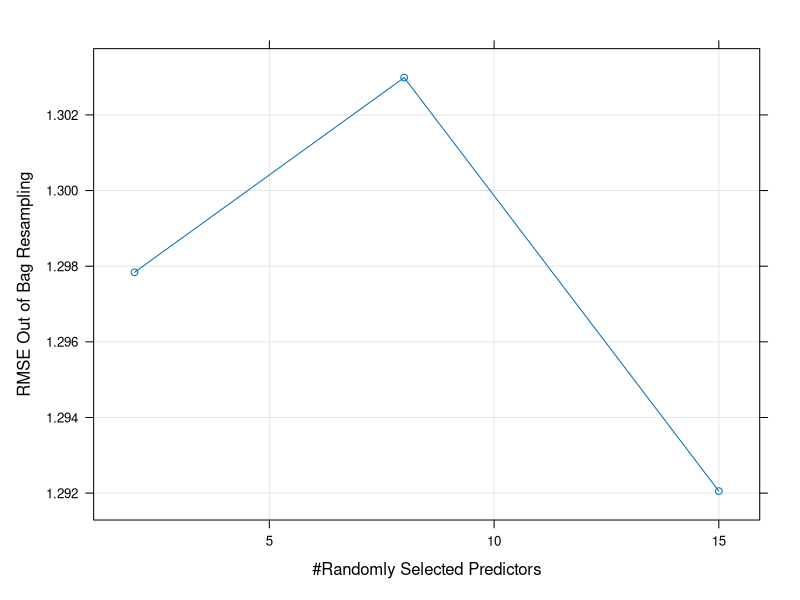
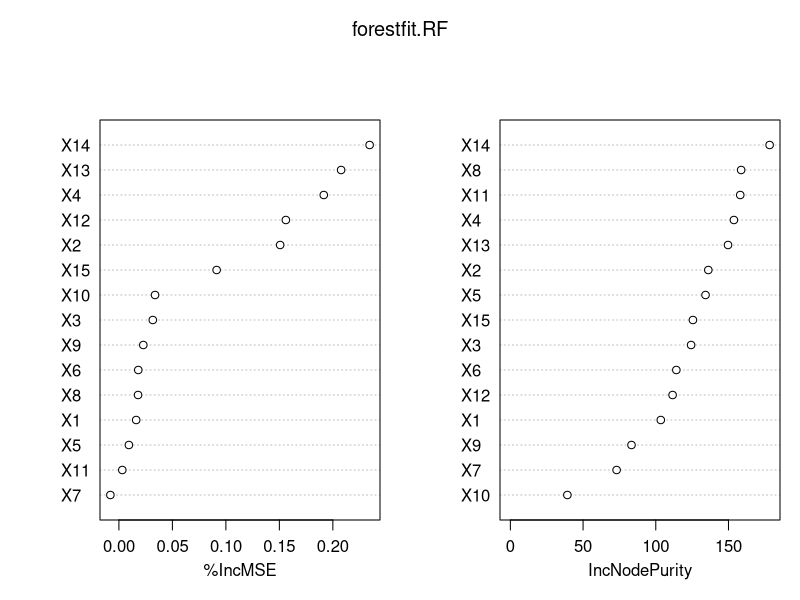
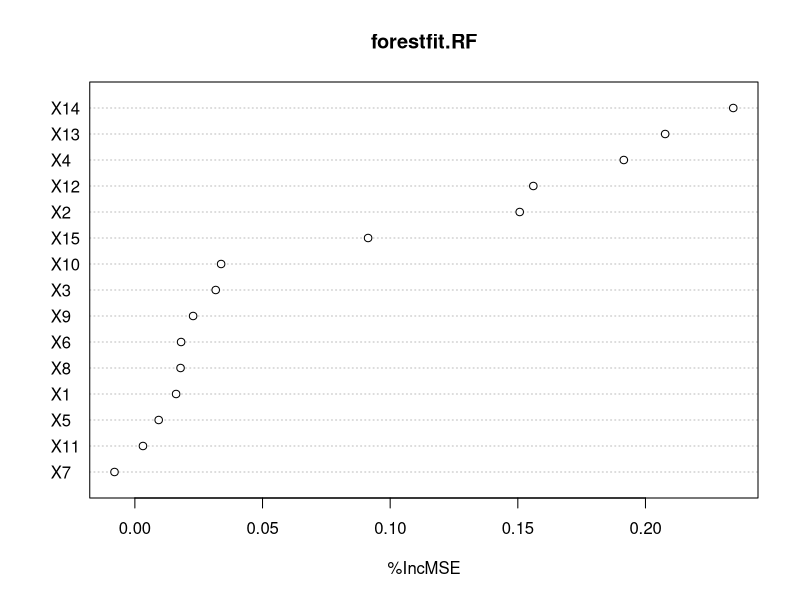
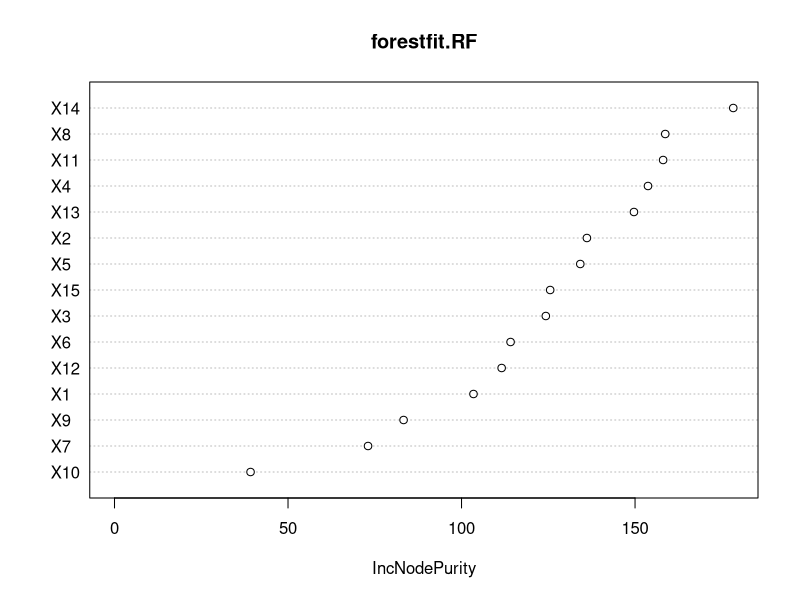
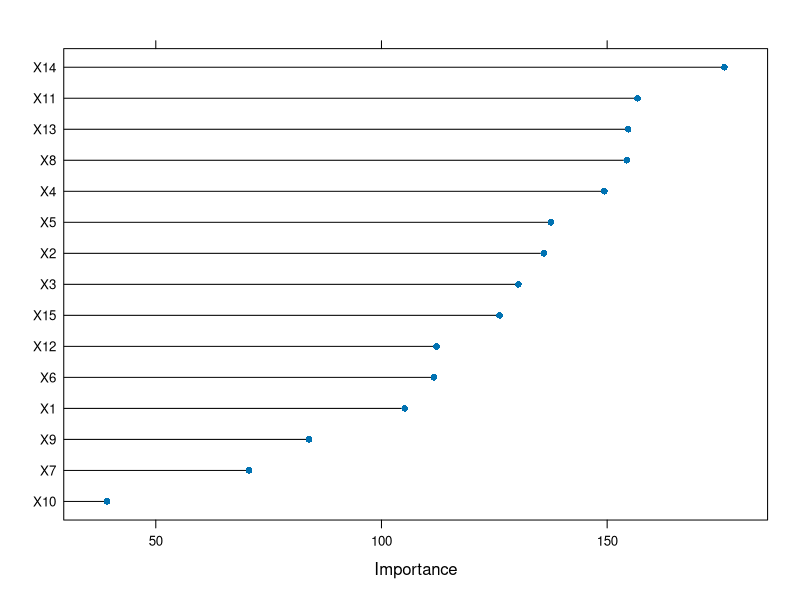
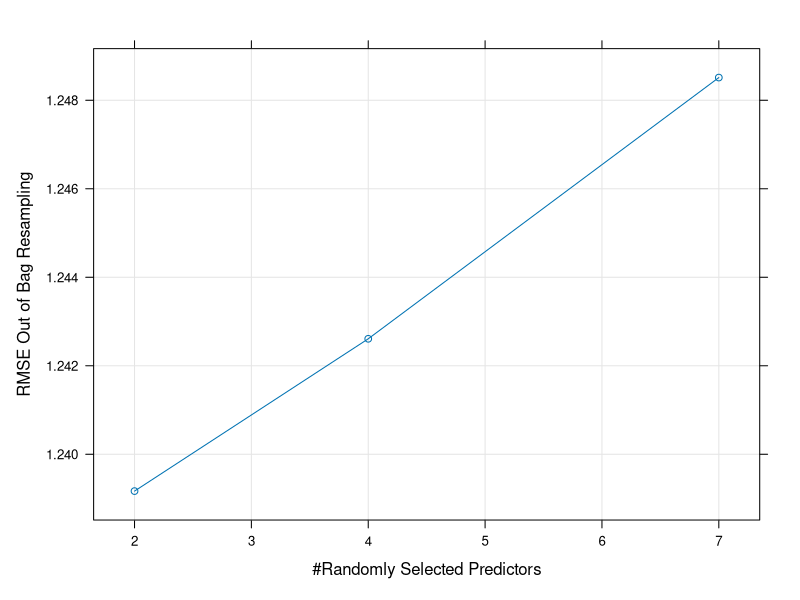
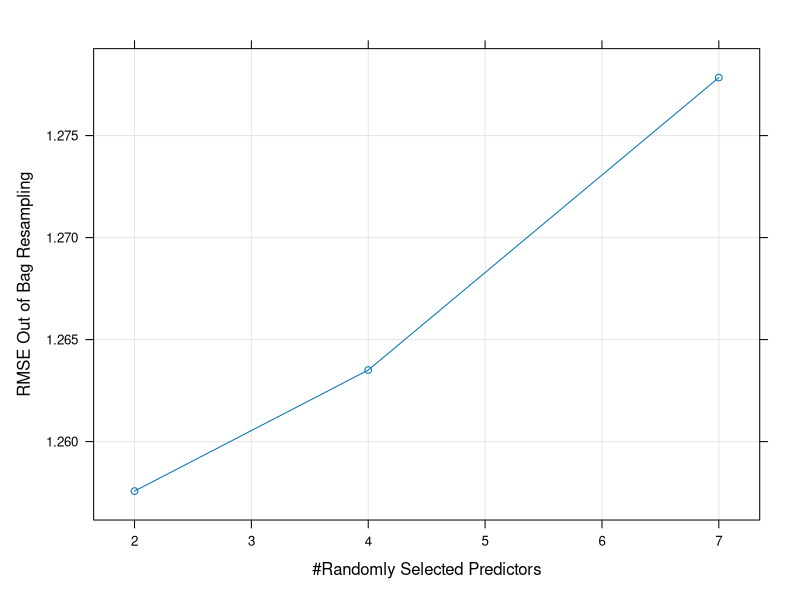
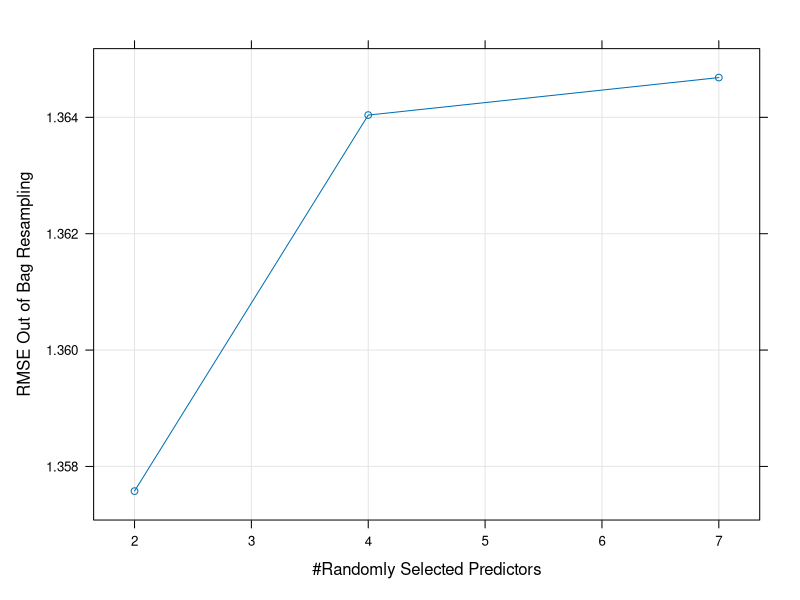

Generate these figures, in order, with R:
## ---- chunk 1
train <- read.csv("training.csv") # Read in training data
test <- read.csv("test.csv") # Read in testing data
train <- train[, -1] # Remove ID column
ids <- test$Id # Save ID column from test data to use for prediction.csv
test <- test[, -1] # Remove ID column

library(randomForest)
library(caret)
## ---- chunk 2
# Fit classification tree using the 'randomForest' library.
set.seed(1)

# Use the out-of-bag estimator to select the optimal parameter values.
# Here, we specify how we will evaluate our models
oob_train_control <- trainControl(method = "oob", 
                                  classProbs = TRUE, 
                                  savePredictions = TRUE)

# We find the best value for m using cross validation
forestfit <- train(Y ~ ., 
                   data = train, method = 'rf', importance = FALSE,
                   trControl = oob_train_control) # It takes slightly longer than a 
# standard decision tree.
plot(forestfit)

# We can also follow the practical advice and set the value of 
# m beforehand.
recommended.mtry <-floor(sqrt(ncol(train))) ## prespecified m value
tunegrid <- expand.grid(mtry = recommended.mtry) 
set.seed(1)
forestfit.m <- train(Y ~ ., 
                     data = train, method = 'rf', importance = FALSE,
                     trControl = oob_train_control, tuneGrid = tunegrid) 
print(forestfit.m, digits = 2)


# What if we wish to fit different numbers of trees?
set.seed(1)
forestfit.ntree <- train(Y ~ ., 
                         data = train, method = 'rf', ntree = 500, importance = T,
                         trControl = oob_train_control, tuneGrid = tunegrid) 
print(forestfit.ntree, digits = 2)
# Show final model. This is the call to 'randomForest' library.
forestfit.ntree$finalModel
## ---- chunk 3
# the way to obtain both importance plots 
set.seed(1)
forestfit.RF <- randomForest(Y ~ ., 
                             data = train, mtry = recommended.mtry,
                             ntree = 500, importance = TRUE) 
# This shows the Variable Permutation Importance, and the correct one
# according to the experts.
#
varImpPlot(forestfit.RF, scale = F) ## get both plots for variable importance
varImpPlot(forestfit.RF, type = 1, scale = F) ## type=1 means permutation importance
varImpPlot(forestfit.RF, type = 2, scale = F) ## type=1 means Gini importance


# one way to obtain Gini importance
RFimp <- varImp(forestfit.m, scale = F) 
plot(RFimp)  ## this is Gini importance
## ---- chunk 4
set.seed(1)
oob_train_control <- trainControl(method = "oob", 
                                  classProbs = TRUE, 
                                  savePredictions = TRUE)

# We find the best value for m using cross validation
forestfit <- train(Y ~ X1 + X2 + X3 + X4 + X9 + X12 + X15, 
                   data = train, method = 'rf', importance = FALSE,
                   trControl = oob_train_control) # It takes slightly longer than a 
# standard decision tree.
plot(forestfit)

# We can also follow the practical advice and set the value of 
# m beforehand.
recommended.mtry <-floor(sqrt(ncol(train))) ## prespecified m value
tunegrid <- expand.grid(mtry = recommended.mtry) 
set.seed(1)
forestfit.m <- train(Y ~ X1 + X2 + X3 + X4 + X9 + X12 + X15, 
                     data = train, method = 'rf', importance = FALSE,
                     trControl = oob_train_control, tuneGrid = tunegrid) 
print(forestfit.m, digits = 2)


# What if we wish to fit different numbers of trees?
set.seed(1)
forestfit.ntree <- train(Y ~ X1 + X2 + X3 + X4 + X9 + X12 + X15, 
                         data = train, method = 'rf', ntree = 500, importance = T,
                         trControl = oob_train_control, tuneGrid = tunegrid) 
print(forestfit.ntree, digits = 2)
# Show final model. This is the call to 'randomForest' library.
forestfit.ntree$finalModel
## ---- chunk 5
set.seed(1)
model <- randomForest(Y ~ X1 + X2 + X3 + X4 + X9 + X12 + X15, data = train, mtry = 4, ntree = 500, importance = TRUE, replace = TRUE)
model

model_predictions <- predict(model, data = train, newdata = test)
## ---- chunk 6
set.seed(1)
model1 <- randomForest(Y ~ X14 + X13 + X4 + X12 + X2 + X15 + X10, data = train, mtry = 4, ntree = 500, importance = TRUE, replace = TRUE)
model1

set.seed(1)
model2 <- randomForest(Y ~ X14 + X8 + X11 + X4 + X13 + X2 + X5, data = train, mtry = 4, ntree = 500, importance = TRUE, replace = TRUE)
model2

set.seed(1)
model3 <- randomForest(Y ~ X14 + X11 + X13 + X8 + X4 + X5 + X2, data = train, mtry = 4, ntree = 500, importance = TRUE, replace = TRUE)
model3
## ---- chunk 7
set.seed(1)
oob_train_control <- trainControl(method = "oob", 
                                  classProbs = TRUE, 
                                  savePredictions = TRUE)

# We find the best value for m using cross validation
forestfit <- train(Y ~ X14 + X13 + X4 + X12 + X2 + X15 + X10, 
                   data = train, method = 'rf', importance = FALSE,
                   trControl = oob_train_control) # It takes slightly longer than a 
# standard decision tree.
plot(forestfit)

# We can also follow the practical advice and set the value of 
# m beforehand.
recommended.mtry <-floor(sqrt(ncol(train))) ## prespecified m value
tunegrid <- expand.grid(mtry = recommended.mtry) 
set.seed(1)
forestfit.m <- train(Y ~ X14 + X13 + X4 + X12 + X2 + X15 + X10, 
                     data = train, method = 'rf', importance = FALSE,
                     trControl = oob_train_control, tuneGrid = tunegrid) 
print(forestfit.m, digits = 2)


# What if we wish to fit different numbers of trees?
set.seed(1)
forestfit.ntree <- train(Y ~ X14 + X13 + X4 + X12 + X2 + X15 + X10, 
                         data = train, method = 'rf', ntree = 500, importance = T,
                         trControl = oob_train_control, tuneGrid = tunegrid) 
print(forestfit.ntree, digits = 2)
# Show final model. This is the call to 'randomForest' library.
forestfit.ntree$finalModel
## ---- chunk 8
set.seed(1)
oob_train_control <- trainControl(method = "oob", 
                                  classProbs = TRUE, 
                                  savePredictions = TRUE)

# We find the best value for m using cross validation
forestfit <- train(Y ~ X14 + X8 + X11 + X4 + X13 + X2 + X5, 
                   data = train, method = 'rf', importance = FALSE,
                   trControl = oob_train_control) # It takes slightly longer than a 
# standard decision tree.
plot(forestfit)

# We can also follow the practical advice and set the value of 
# m beforehand.
recommended.mtry <-floor(sqrt(ncol(train))) ## prespecified m value
tunegrid <- expand.grid(mtry = recommended.mtry) 
set.seed(1)
forestfit.m <- train(Y ~ X14 + X8 + X11 + X4 + X13 + X2 + X5, 
                     data = train, method = 'rf', importance = FALSE,
                     trControl = oob_train_control, tuneGrid = tunegrid) 
print(forestfit.m, digits = 2)


# What if we wish to fit different numbers of trees?
set.seed(1)
forestfit.ntree <- train(Y ~ X14 + X8 + X11 + X4 + X13 + X2 + X5, 
                         data = train, method = 'rf', ntree = 500, importance = T,
                         trControl = oob_train_control, tuneGrid = tunegrid) 
print(forestfit.ntree, digits = 2)
# Show final model. This is the call to 'randomForest' library.
forestfit.ntree$finalModel
## ---- chunk 9
set.seed(1)
oob_train_control <- trainControl(method = "oob", 
                                  classProbs = TRUE, 
                                  savePredictions = TRUE)

# We find the best value for m using cross validation
forestfit <- train(Y ~ X14 + X11 + X13 + X8 + X4 + X5 + X2, 
                   data = train, method = 'rf', importance = FALSE,
                   trControl = oob_train_control) # It takes slightly longer than a 
# standard decision tree.
plot(forestfit)

# We can also follow the practical advice and set the value of 
# m beforehand.
recommended.mtry <-floor(sqrt(ncol(train))) ## prespecified m value
tunegrid <- expand.grid(mtry = recommended.mtry) 
set.seed(1)
forestfit.m <- train(Y ~ X14 + X11 + X13 + X8 + X4 + X5 + X2, 
                     data = train, method = 'rf', importance = FALSE,
                     trControl = oob_train_control, tuneGrid = tunegrid) 
print(forestfit.m, digits = 2)


# What if we wish to fit different numbers of trees?
set.seed(1)
forestfit.ntree <- train(Y ~ X14 + X11 + X13 + X8 + X4 + X5 + X2, 
                         data = train, method = 'rf', ntree = 500, importance = T,
                         trControl = oob_train_control, tuneGrid = tunegrid) 
print(forestfit.ntree, digits = 2)
# Show final model. This is the call to 'randomForest' library.
forestfit.ntree$finalModel
## ---- chunk 10
min(model$mse)
min(model1$mse)
min(model2$mse)
min(model3$mse)
## ---- chunk 11
set.seed(1)
model <- randomForest(Y ~ X1 + X2 + X3 + X4 + X9 + X12 + X15, data = train, mtry = 4, ntree = 500, importance = TRUE, replace = TRUE)
model

set.seed(1)
model1 <- randomForest(Y ~ X14 + X13 + X4 + X12 + X2 + X15 + X10, data = train, mtry = 4, ntree = 500, importance = TRUE, replace = TRUE)
model1

set.seed(1)
model2 <- randomForest(Y ~ X14 + X8 + X11 + X4 + X13 + X2 + X5, data = train, mtry = 4, ntree = 500, importance = TRUE, replace = TRUE)
model2

set.seed(1)
model3 <- randomForest(Y ~ X14 + X11 + X13 + X8 + X4 + X5 + X2, data = train, mtry = 4, ntree = 500, importance = TRUE, replace = TRUE)
model3
